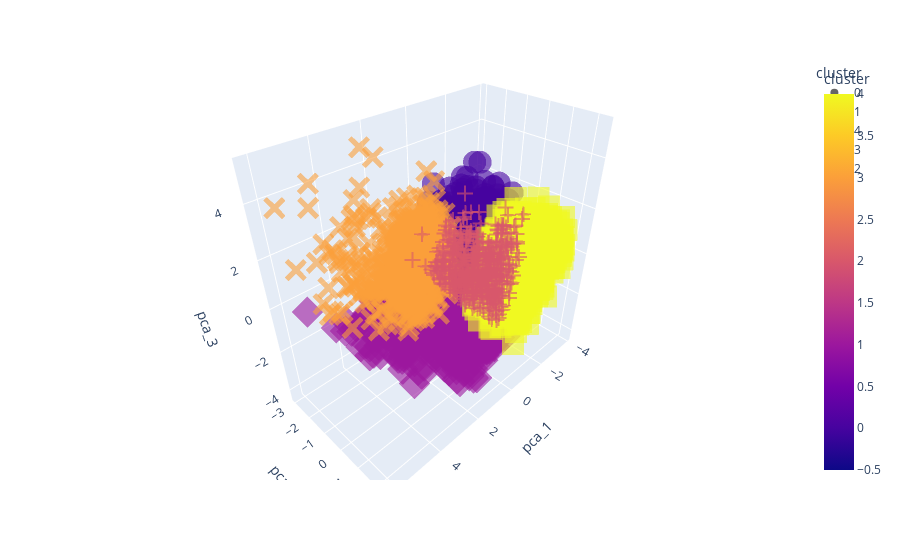
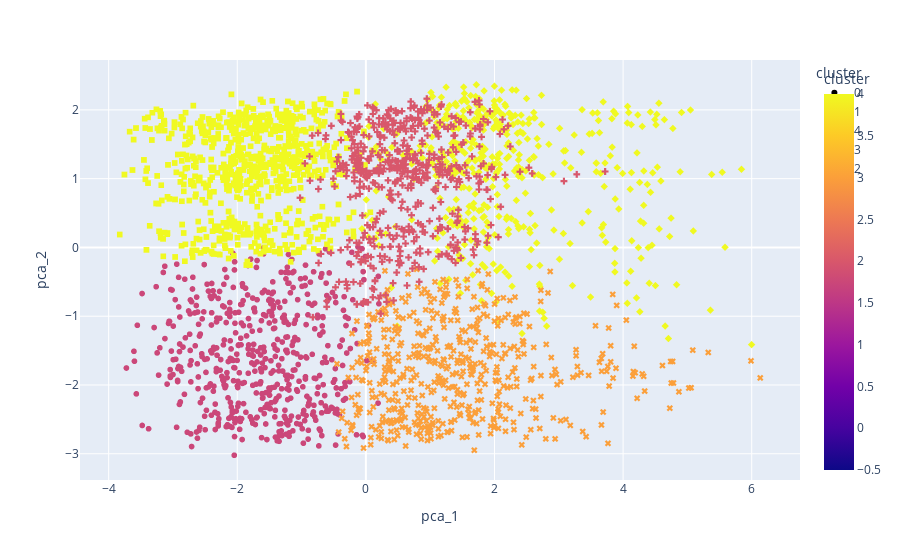

The cell these charts' notebook holds for them, in order:
### Code cell
#Dimension Reduce
from sklearn.decomposition import PCA
pca = PCA(n_components=3)
principal_comp = pca.fit_transform(scaled_data)
pca_df = pd.DataFrame(data=principal_comp, columns=['pca_1', 'pca_2', 'pca_3'])
pca_df = pd.concat([pca_df, pd.DataFrame({'cluster':kmeans.labels_})], axis=1)

#Showing
import plotly
import plotly.express as px
fig = px.scatter_3d(pca_df, x='pca_1', y='pca_2', z= 'pca_3',color='cluster', symbol='cluster', size_max=20, opacity=0.6)
fig.show()

fig = px.scatter(pca_df, x='pca_1', y='pca_2',color ='cluster',symbol='cluster')
fig.show()

### Figure 1 — Plotly figure (JSON) as saved in the notebook; plotly's stock layout.template omitted (floating-point values rounded to 4 significant figures; data arrays with more than 128 entries replaced by an {"elided": "..."} marker saying what was removed)
{"data": [{"hovertemplate": "cluster=%{marker.color}<br>pca_1=%{x}<br>pca_2=%{y}<br>pca_3=%{z}<extra></extra>", "legendgroup": "0", "marker": {"color": {"elided": "542 int values"}, "coloraxis": "coloraxis", "opacity": 0.6, "symbol": "circle"}, "mode": "markers", "name": "0", "scene": "scene", "showlegend": true, "type": "scatter3d", "x": {"elided": "542 float values"}, "y": {"elided": "542 float values"}, "z": {"elided": "542 float values"}}, {"hovertemplate": "cluster=%{marker.color}<br>pca_1=%{x}<br>pca_2=%{y}<br>pca_3=%{z}<extra></extra>", "legendgroup": "1", "marker": {"color": {"elided": "473 int values"}, "coloraxis": "coloraxis", "opacity": 0.6, "symbol": "diamond"}, "mode": "markers", "name": "1", "scene": "scene", "showlegend": true, "type": "scatter3d", "x": {"elided": "473 float values"}, "y": {"elided": "473 float values"}, "z": {"elided": "473 float values"}}, {"hovertemplate": "cluster=%{marker.color}<br>pca_1=%{x}<br>pca_2=%{y}<br>pca_3=%{z}<extra></extra>", "legendgroup": "4", "marker": {"color": {"elided": "722 int values"}, "coloraxis": "coloraxis", "opacity": 0.6, "symbol": "square"}, "mode": "markers", "name": "4", "scene": "scene", "showlegend": true, "type": "scatter3d", "x": {"elided": "722 float values"}, "y": {"elided": "722 float values"}, "z": {"elided": "722 float values"}}, {"hovertemplate": "cluster=%{marker.color}<br>pca_1=%{x}<br>pca_2=%{y}<br>pca_3=%{z}<extra></extra>", "legendgroup": "3", "marker": {"color": {"elided": "544 int values"}, "coloraxis": "coloraxis", "opacity": 0.6, "symbol": "x"}, "mode": "markers", "name": "3", "scene": "scene", "showlegend": true, "type": "scatter3d", "x": {"elided": "544 float values"}, "y": {"elided": "544 float values"}, "z": {"elided": "544 float values"}}, {"hovertemplate": "cluster=%{marker.color}<br>pca_1=%{x}<br>pca_2=%{y}<br>pca_3=%{z}<extra></extra>", "legendgroup": "2", "marker": {"color": {"elided": "542 int values"}, "coloraxis": "coloraxis", "opacity": 0.6, "symbol": "cross"}, "mode": "markers", "name": "2", "scene": "scene", "showlegend": true, "type": "scatter3d", "x": {"elided": "542 float values"}, "y": {"elided": "542 float values"}, "z": {"elided": "542 float values"}}], "layout": {"coloraxis": {"colorbar": {"title": {"text": "cluster"}}, "colorscale": [[0, "#0d0887"], [0.1111, "#46039f"], [0.2222, "#7201a8"], [0.3333, "#9c179e"], [0.4444, "#bd3786"], [0.5556, "#d8576b"], [0.6667, "#ed7953"], [0.7778, "#fb9f3a"], [0.8889, "#fdca26"], [1, "#f0f921"]]}, "legend": {"title": {"text": "cluster"}, "tracegroupgap": 0}, "margin": {"t": 60}, "scene": {"domain": {"x": [0, 1], "y": [0, 1]}, "xaxis": {"title": {"text": "pca_1"}}, "yaxis": {"title": {"text": "pca_2"}}, "zaxis": {"title": {"text": "pca_3"}}}}}

### Figure 2 — Plotly figure (JSON) as saved in the notebook; plotly's stock layout.template omitted (floating-point values rounded to 4 significant figures; data arrays with more than 128 entries replaced by an {"elided": "..."} marker saying what was removed)
{"data": [{"hovertemplate": "cluster=%{marker.color}<br>pca_1=%{x}<br>pca_2=%{y}<extra></extra>", "legendgroup": "0", "marker": {"color": {"elided": "542 int values"}, "coloraxis": "coloraxis", "symbol": "circle"}, "mode": "markers", "name": "0", "showlegend": true, "type": "scattergl", "x": {"elided": "542 float values"}, "xaxis": "x", "y": {"elided": "542 float values"}, "yaxis": "y"}, {"hovertemplate": "cluster=%{marker.color}<br>pca_1=%{x}<br>pca_2=%{y}<extra></extra>", "legendgroup": "1", "marker": {"color": {"elided": "473 int values"}, "coloraxis": "coloraxis", "symbol": "diamond"}, "mode": "markers", "name": "1", "showlegend": true, "type": "scattergl", "x": {"elided": "473 float values"}, "xaxis": "x", "y": {"elided": "473 float values"}, "yaxis": "y"}, {"hovertemplate": "cluster=%{marker.color}<br>pca_1=%{x}<br>pca_2=%{y}<extra></extra>", "legendgroup": "4", "marker": {"color": {"elided": "722 int values"}, "coloraxis": "coloraxis", "symbol": "square"}, "mode": "markers", "name": "4", "showlegend": true, "type": "scattergl", "x": {"elided": "722 float values"}, "xaxis": "x", "y": {"elided": "722 float values"}, "yaxis": "y"}, {"hovertemplate": "cluster=%{marker.color}<br>pca_1=%{x}<br>pca_2=%{y}<extra></extra>", "legendgroup": "3", "marker": {"color": {"elided": "544 int values"}, "coloraxis": "coloraxis", "symbol": "x"}, "mode": "markers", "name": "3", "showlegend": true, "type": "scattergl", "x": {"elided": "544 float values"}, "xaxis": "x", "y": {"elided": "544 float values"}, "yaxis": "y"}, {"hovertemplate": "cluster=%{marker.color}<br>pca_1=%{x}<br>pca_2=%{y}<extra></extra>", "legendgroup": "2", "marker": {"color": {"elided": "542 int values"}, "coloraxis": "coloraxis", "symbol": "cross"}, "mode": "markers", "name": "2", "showlegend": true, "type": "scattergl", "x": {"elided": "542 float values"}, "xaxis": "x", "y": {"elided": "542 float values"}, "yaxis": "y"}], "layout": {"coloraxis": {"colorbar": {"title": {"text": "cluster"}}, "colorscale": [[0, "#0d0887"], [0.1111, "#46039f"], [0.2222, "#7201a8"], [0.3333, "#9c179e"], [0.4444, "#bd3786"], [0.5556, "#d8576b"], [0.6667, "#ed7953"], [0.7778, "#fb9f3a"], [0.8889, "#fdca26"], [1, "#f0f921"]]}, "legend": {"title": {"text": "cluster"}, "tracegroupgap": 0}, "margin": {"t": 60}, "xaxis": {"anchor": "y", "domain": [0, 1], "title": {"text": "pca_1"}}, "yaxis": {"anchor": "x", "domain": [0, 1], "title": {"text": "pca_2"}}}}
